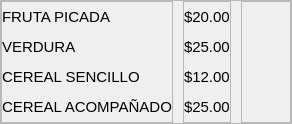
                     <widget class="QFrame" name="frame_25">
                      <property name="frameShape">
                       <enum>QFrame::StyledPanel</enum>
                      </property>
                      <property name="frameShadow">
                       <enum>QFrame::Raised</enum>
                      </property>
                      <layout class="QHBoxLayout" name="horizontalLayout_12">
                       <property name="spacing">
                        <number>10</number>
                       </property>
                       <property name="leftMargin">
                        <number>0</number>
                       </property>
                       <property name="topMargin">
                        <number>0</number>
                       </property>
                       <property name="rightMargin">
                        <number>0</number>
                       </property>
                       <property name="bottomMargin">
                        <number>0</number>
                       </property>
                       <item>
                        <widget class="QFrame" name="frame_26">
                         <property name="frameShape">
                          <enum>QFrame::StyledPanel</enum>
                         </property>
                         <property name="frameShadow">
                          <enum>QFrame::Raised</enum>
                         </property>
                         <layout class="QVBoxLayout" name="verticalLayout_19">
                          <property name="spacing">
                           <number>0</number>
                          </property>
                          <property name="leftMargin">
                           <number>0</number>
                          </property>
                          <property name="topMargin">
                           <number>0</number>
                          </property>
                          <property name="rightMargin">
                           <number>0</number>
                          </property>
                          <property name="bottomMargin">
                           <number>0</number>
                          </property>
                          <item>
                           <widget class="QLabel" name="label_53">
                            <property name="minimumSize">
                             <size>
                              <width>0</width>
                              <height>30</height>
                             </size>
                            </property>
                            <property name="maximumSize">
                             <size>
                              <width>16777215</width>
                              <height>30</height>
                             </size>
                            </property>
                            <property name="font">
                             <font>
                              <pointsize>11</pointsize>
                             </font>
                            </property>
                            <property name="text">
                             <string>FRUTA PICADA</string>
                            </property>
                           </widget>
                          </item>
                          <item>
                           <widget class="QLabel" name="label_54">
                            <property name="minimumSize">
                             <size>
                              <width>0</width>
                              <height>30</height>
                             </size>
                            </property>
                            <property name="maximumSize">
                             <size>
                              <width>16777215</width>
                              <height>30</height>
                             </size>
                            </property>
                            <property name="font">
                             <font>
                              <pointsize>11</pointsize>
                             </font>
                            </property>
                            <property name="text">
                             <string>VERDURA</string>
                            </property>
                           </widget>
                          </item>
                          <item>
                           <widget class="QLabel" name="label_55">
                            <property name="minimumSize">
                             <size>
                              <width>0</width>
                              <height>30</height>
                             </size>
                            </property>
                            <property name="maximumSize">
                             <size>
                              <width>16777215</width>
                              <height>30</height>
                             </size>
                            </property>
                            <property name="font">
                             <font>
                              <pointsize>11</pointsize>
                             </font>
                            </property>
                            <property name="text">
                             <string>CEREAL SENCILLO</string>
                            </property>
                           </widget>
                          </item>
                          <item>
                           <widget class="QLabel" name="label_56">
                            <property name="minimumSize">
                             <size>
                              <width>0</width>
                              <height>30</height>
                             </size>
                            </property>
                            <property name="maximumSize">
                             <size>
                              <width>16777215</width>
                              <height>30</height>
                             </size>
                            </property>
                            <property name="font">
                             <font>
                              <pointsize>11</pointsize>
                             </font>
                            </property>
                            <property name="text">
                             <string>CEREAL ACOMPAÑADO</string>
                            </property>
                           </widget>
                          </item>
                         </layout>
                        </widget>
                       </item>
                       <item>
                        <widget class="QFrame" name="frame_27">
                         <property name="frameShape">
                          <enum>QFrame::StyledPanel</enum>
                         </property>
                         <property name="frameShadow">
                          <enum>QFrame::Raised</enum>
                         </property>
                         <layout class="QVBoxLayout" name="verticalLayout_20">
                          <property name="spacing">
                           <number>0</number>
                          </property>
                          <property name="leftMargin">
                           <number>0</number>
                          </property>
                          <property name="topMargin">
                           <number>0</number>
                          </property>
                          <property name="rightMargin">
                           <number>0</number>
                          </property>
                          <property name="bottomMargin">
                           <number>0</number>
                          </property>
                          <item>
                           <widget class="QLabel" name="label_59">
                            <property name="minimumSize">
                             <size>
                              <width>0</width>
                              <height>30</height>
                             </size>
                            </property>
                            <property name="maximumSize">
                             <size>
                              <width>16777215</width>
                              <height>30</height>
                             </size>
                            </property>
                            <property name="font">
                             <font>
                              <pointsize>11</pointsize>
                             </font>
                            </property>
                            <property name="text">
                             <string>$20.00</string>
                            </property>
                           </widget>
                          </item>
                          <item>
                           <widget class="QLabel" name="label_60">
                            <property name="minimumSize">
                             <size>
                              <width>0</width>
                              <height>30</height>
                             </size>
                            </property>
                            <property name="maximumSize">
                             <size>
                              <width>16777215</width>
                              <height>30</height>
                             </size>
                            </property>
                            <property name="font">
                             <font>
                              <pointsize>11</pointsize>
                             </font>
                            </property>
                            <property name="text">
                             <string>$25.00</string>
                            </property>
                           </widget>
                          </item>
                          <item>
                           <widget class="QLabel" name="label_61">
                            <property name="minimumSize">
                             <size>
                              <width>0</width>
                              <height>30</height>
                             </size>
                            </property>
                            <property name="maximumSize">
                             <size>
                              <width>16777215</width>
                              <height>30</height>
                             </size>
                            </property>
                            <property name="font">
                             <font>
                              <pointsize>11</pointsize>
                             </font>
                            </property>
                            <property name="text">
                             <string>$12.00</string>
                            </property>
                           </widget>
                          </item>
                          <item>
                           <widget class="QLabel" name="label_62">
                            <property name="minimumSize">
                             <size>
                              <width>0</width>
                              <height>30</height>
                             </size>
                            </property>
                            <property name="maximumSize">
                             <size>
                              <width>16777215</width>
                              <height>30</height>
                             </size>
                            </property>
                            <property name="font">
                             <font>
                              <pointsize>11</pointsize>
                             </font>
                            </property>
                            <property name="text">
                             <string>$25.00</string>
                            </property>
                           </widget>
                          </item>
                         </layout>
                        </widget>
                       </item>
                       <item>
                        <widget class="QFrame" name="frame_28">
                         <property name="minimumSize">
                          <size>
                           <width>50</width>
                           <height>0</height>
                          </size>
                         </property>
                         <property name="maximumSize">
                          <size>
                           <width>50</width>
                           <height>16777215</height>
                          </size>
                         </property>
                         <property name="styleSheet">
                          <string notr="true">QPushButton{
border: transparent;
}

QPushButton:hover{
border-radius:15px;
border: rgb(183, 170, 135);
background-color: rgba(183, 170, 135, 90);
}</string>
                         </property>
                         <property name="frameShape">
                          <enum>QFrame::StyledPanel</enum>
                         </property>
                         <property name="frameShadow">
                          <enum>QFrame::Raised</enum>
                         </property>
                         <layout class="QVBoxLayout" name="verticalLayout_21">
                          <property name="spacing">
                           <number>0</number>
                          </property>
                          <property name="leftMargin">
                           <number>0</number>
                          </property>
                          <property name="topMargin">
                           <number>0</number>
                          </property>
                          <property name="rightMargin">
                           <number>0</number>
                          </property>
                          <property name="bottomMargin">
                           <number>0</number>
                          </property>
                          <item>
                           <widget class="QPushButton" name="pushButton_34">
                            <property name="minimumSize">
                             <size>
                              <width>30</width>
                              <height>30</height>
                             </size>
                            </property>
                            <property name="maximumSize">
                             <size>
                              <width>30</width>
                              <height>30</height>
                             </size>
                            </property>
                            <property name="text">
                             <string/>
                            </property>
                            <property name="icon">
                             <iconset>
                              <normaloff>iconos/add_shopping_cart.png</normaloff>iconos/add_shopping_cart.png</iconset>
                            </property>
                            <property name="iconSize">
                             <size>
                              <width>20</width>
                              <height>20</height>
                             </size>
                            </property>
                           </widget>
                          </item>
                          <item>
                           <widget class="QPushButton" name="pushButton_35">
                            <property name="minimumSize">
                             <size>
                              <width>30</width>
                              <height>30</height>
                             </size>
                            </property>
                            <property name="maximumSize">
                             <size>
                              <width>30</width>
                              <height>30</height>
                             </size>
                            </property>
                            <property name="text">
                             <string/>
                            </property>
                            <property name="icon">
                             <iconset>
                              <normaloff>iconos/add_shopping_cart.png</normaloff>iconos/add_shopping_cart.png</iconset>
                            </property>
                            <property name="iconSize">
                             <size>
                              <width>20</width>
                              <height>20</height>
                             </size>
                            </property>
                           </widget>
                          </item>
                          <item>
                           <widget class="QPushButton" name="pushButton_36">
                            <property name="minimumSize">
                             <size>
                              <width>30</width>
                              <height>30</height>
                             </size>
                            </property>
                            <property name="maximumSize">
                             <size>
                              <width>30</width>
                              <height>30</height>
                             </size>
                            </property>
                            <property name="text">
                             <string/>
                            </property>
                            <property name="icon">
                             <iconset>
                              <normaloff>iconos/add_shopping_cart.png</normaloff>iconos/add_shopping_cart.png</iconset>
                            </property>
                            <property name="iconSize">
                             <size>
                              <width>20</width>
                              <height>20</height>
                             </size>
                            </property>
                           </widget>
                          </item>
                          <item>
                           <widget class="QPushButton" name="pushButton_37">
                            <property name="minimumSize">
                             <size>
                              <width>30</width>
                              <height>30</height>
                             </size>
                            </property>
                            <property name="maximumSize">
                             <size>
                              <width>30</width>
                              <height>30</height>
                             </size>
                            </property>
                            <property name="text">
                             <string/>
                            </property>
                            <property name="icon">
                             <iconset>
                              <normaloff>iconos/add_shopping_cart.png</normaloff>iconos/add_shopping_cart.png</iconset>
                            </property>
                            <property name="iconSize">
                             <size>
                              <width>20</width>
                              <height>20</height>
                             </size>
                            </property>
                           </widget>
                          </item>
                         </layout>
                        </widget>
                       </item>
                      </layout>
                     </widget>
